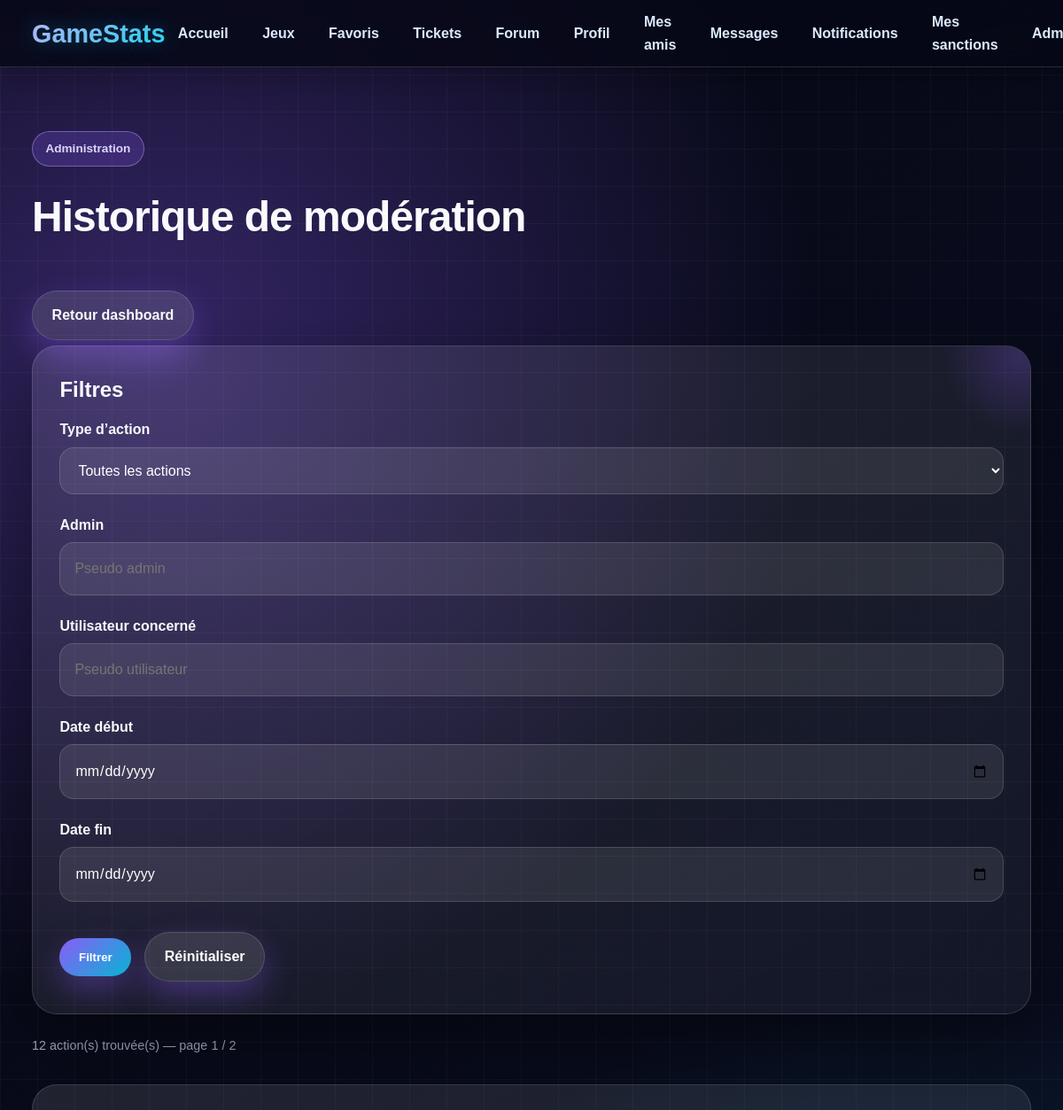
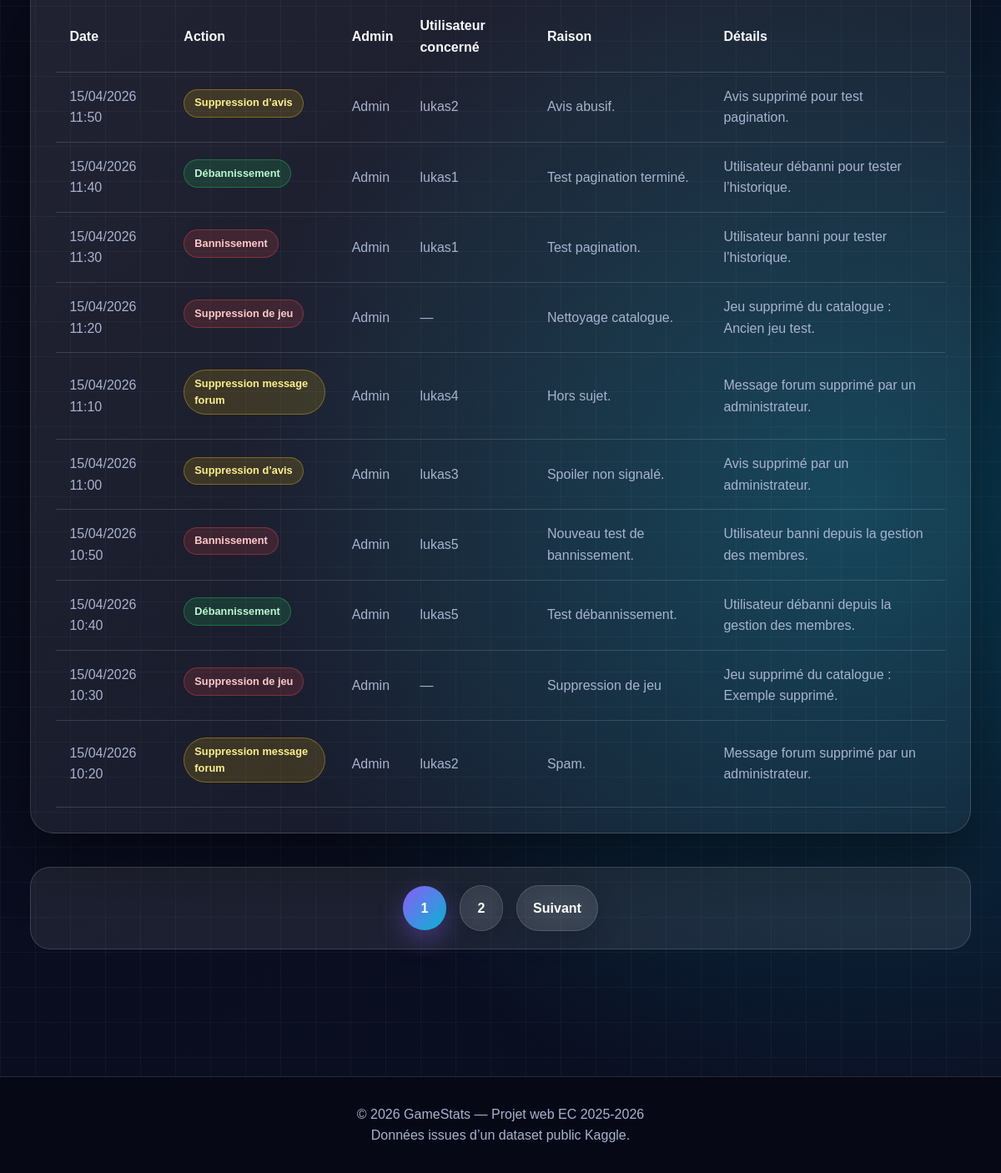
/admin/moderation_history.php (signed in), run on the app's committed database (2 pictures, top to bottom).
### tables this page shows
CREATE TABLE admin_moderation_logs (
    id INT AUTO_INCREMENT PRIMARY KEY,
    admin_id INT NULL,
    target_user_id INT NULL,
    action VARCHAR(100) NOT NULL,
    reason TEXT,
    details TEXT,
    created_at DATETIME DEFAULT CURRENT_TIMESTAMP,
    FOREIGN KEY (admin_id) REFERENCES users(id) ON DELETE SET NULL,
    FOREIGN KEY (target_user_id) REFERENCES users(id) ON DELETE SET NULL
);

CREATE TABLE users (
    id INT AUTO_INCREMENT PRIMARY KEY,
    username VARCHAR(50) NOT NULL UNIQUE,
    email VARCHAR(100) NOT NULL UNIQUE,
    password VARCHAR(255) NOT NULL,
    avatar VARCHAR(255) DEFAULT NULL,
    bio TEXT DEFAULT NULL,
    role ENUM('user', 'admin') DEFAULT 'user',
    is_banned TINYINT(1) DEFAULT 0,
    ban_reason VARCHAR(255) DEFAULT NULL,
    email_verified TINYINT(1) DEFAULT 0,
    email_verification_token VARCHAR(255) DEFAULT NULL,
    email_verified_at DATETIME DEFAULT NULL,
    created_at DATETIME DEFAULT CURRENT_TIMESTAMP
);

### www/admin/moderation_history.php (the view, shortened to what this page needs)
<?php
require_once '../includes/db.php';
function formatModerationAction(string $action): array
{
    return match ($action) {
        'ban_user' => [
            'label' => 'Bannissement',
            'class' => 'status-rejected'
        ],
        'unban_user' => [
            'label' => 'Débannissement',
            'class' => 'status-added'
        ],
        'delete_review' => [
            'label' => 'Suppression d’avis',
            'class' => 'status-pending'
        ],
        'delete_forum_message' => [
            'label' => 'Suppression message forum',
            'class' => 'status-pending'
        ],
        'delete_game' => [
            'label' => 'Suppression de jeu',
            'class' => 'status-rejected'
        ],
        default => [
            'label' => $action,
            'class' => 'status-pending'
        ],
    };
}
$adminFilter = trim($_GET['admin'] ?? '');
$targetFilter = trim($_GET['target'] ?? '');
$dateFrom = $_GET['date_from'] ?? '';
$dateTo = $_GET['date_to'] ?? '';
$page = max(1, (int)($_GET['page'] ?? 1));
$perPage = 10;
$offset = ($page - 1) * $perPage;
$where = [];
$params = [];
$whereSql = !empty($where) ? 'WHERE ' . implode(' AND ', $where) : '';
$countStmt = $pdo->prepare(
    'SELECT COUNT(*)
     FROM admin_moderation_logs
     LEFT JOIN users AS admin ON admin_moderation_logs.admin_id = admin.id
     LEFT JOIN users AS target ON admin_moderation_logs.target_user_id = target.id
     ' . $whereSql
);
$countStmt->execute($params);
$totalLogs = (int)$countStmt->fetchColumn();
$totalPages = max(1, (int)ceil($totalLogs / $perPage));
$stmt = $pdo->prepare(
    'SELECT
        admin_moderation_logs.*,
        admin.username AS admin_username,
        target.username AS target_username
     FROM admin_moderation_logs
     LEFT JOIN users AS admin ON admin_moderation_logs.admin_id = admin.id
     LEFT JOIN users AS target ON admin_moderation_logs.target_user_id = target.id
     ' . $whereSql . '
     ORDER BY admin_moderation_logs.created_at DESC
     LIMIT ' . (int)$perPage . ' OFFSET ' . (int)$offset
);
$stmt->execute($params);
$logs = $stmt->fetchAll();
function buildModerationHistoryPageUrl(int $page): string
{
    $params = $_GET;
    $params['page'] = $page;
    return 'moderation_history.php?' . http_build_query($params);
}
include '../includes/header.php';
?>
<section class="section">
    <div class="container">
        <div class="admin-header">
            <div>
                <span class="eyebrow">Administration</span>
                <h1 class="section-title">Historique de modération</h1>
            </div>
            <a href="dashboard.php" class="btn btn-secondary">Retour dashboard</a>
        </div>
        <div id="adminAjaxContent">
            <div class="info-box">
                <h2>Filtres</h2>
                <form action="moderation_history.php" method="GET" class="admin-filter-form">
                    <div class="form-group">
                        <label for="action">Type d’action</label>
                        <select id="action" name="action">
                            <option value="">Toutes les actions</option>
                        </select>
                    </div>
                    <div class="form-group">
                        <label for="admin">Admin</label>
                        <input
                            type="text"
                            id="admin"
                            name="admin"
                            placeholder="Pseudo admin"
                            value="<?= htmlspecialchars($adminFilter) ?>"
                        >
                    </div>
                    <div class="form-group">
                        <label for="target">Utilisateur concerné</label>
                        <input
                            type="text"
                            id="target"
                            name="target"
                            placeholder="Pseudo utilisateur"
                            value="<?= htmlspecialchars($targetFilter) ?>"
                        >
                    </div>
                    <div class="form-group">
                        <label for="date_from">Date début</label>
                        <input
                            type="date"
                            id="date_from"
                            name="date_from"
                            value="<?= htmlspecialchars($dateFrom) ?>"
                        >
                    </div>
                    <div class="form-group">
                        <label for="date_to">Date fin</label>
                        <input
                            type="date"
                            id="date_to"
                            name="date_to"
                            value="<?= htmlspecialchars($dateTo) ?>"
                        >
                    </div>
                    <button class="btn" type="submit">Filtrer</button>
                    <a href="moderation_history.php" class="btn btn-secondary">Réinitialiser</a>
                </form>
            </div>
            <p class="form-help" style="margin: 1.5rem 0;">
                <?= htmlspecialchars($totalLogs) ?> action(s) trouvée(s)
                — page <?= htmlspecialchars($page) ?> / <?= htmlspecialchars($totalPages) ?>
            </p>
            <div class="table-wrapper" style="margin-top: 2rem;">
                <table>
                    <thead>
                        <tr>
                            <th>Date</th>
                            <th>Action</th>
                            <th>Admin</th>
                            <th>Utilisateur concerné</th>
                            <th>Raison</th>
                            <th>Détails</th>
                        </tr>
                    </thead>
                    <tbody>
                        <?php foreach ($logs as $log): ?>
                            <?php $action = formatModerationAction($log['action']); ?>
                            <tr>
                                <td><?= htmlspecialchars(date('d/m/Y H:i', strtotime($log['created_at']))) ?></td>
                                <td>
                                    <span class="status-badge <?= htmlspecialchars($action['class']) ?>">
                                        <?= htmlspecialchars($action['label']) ?>
                                    </span>
                                </td>
                                <td>
                                    <?= htmlspecialchars($log['admin_username'] ?? 'Admin supprimé') ?>
                                </td>
                                <td>
                                    <?= htmlspecialchars($log['target_username'] ?? '—') ?>
                                </td>
                                <td>
                                    <?= !empty($log['reason'])
                                        ? nl2br(htmlspecialchars($log['reason']))
                                        : '—' ?>
                                </td>
                                <td>
                                    <?= !empty($log['details'])
                                        ? nl2br(htmlspecialchars($log['details']))
                                        : '—' ?>
                                </td>
                            </tr>
                        <?php endforeach; ?>
                    </tbody>
                </table>
            </div>
            <?php if ($totalPages > 1): ?>
                <div class="catalog-pagination">
                    <?php for ($i = 1; $i <= $totalPages; $i++): ?>
                        <a
                            href="<?= htmlspecialchars(buildModerationHistoryPageUrl($i)) ?>"
                            class="pagination-link <?= $i === $page ? 'pagination-active' : '' ?>"
                        >
                            <?= htmlspecialchars($i) ?>
                        </a>
                    <?php endfor; ?>
                    <?php if ($page < $totalPages): ?>
                        <a href="<?= htmlspecialchars(buildModerationHistoryPageUrl($page + 1)) ?>" class="pagination-link">
                            Suivant
                        </a>
                    <?php endif; ?>
                </div>
            <?php endif; ?>
        </div>
    </div>
</section>
<?php include '../includes/footer.php'; ?>

### data on the page
admin_moderation_logs: created_at "15/04/2026 11:50", action "Suppression d’avis", admin.username "Admin", target_user.username "lukas2", reason "Avis abusif.", details "Avis supprimé pour test pagination."
admin_moderation_logs: created_at "15/04/2026 11:40", action "Débannissement", admin.username "Admin", target_user.username "lukas1", reason "Test pagination terminé.", details "Utilisateur débanni pour tester l’historique."
admin_moderation_logs: created_at "15/04/2026 11:30", action "Bannissement", admin.username "Admin", target_user.username "lukas1", reason "Test pagination.", details "Utilisateur banni pour tester l’historique."
admin_moderation_logs: created_at "15/04/2026 11:20", action "Suppression de jeu", admin.username "Admin", target_username "—", reason "Nettoyage catalogue.", details "Jeu supprimé du catalogue : Ancien jeu test."
admin_moderation_logs: created_at "15/04/2026 11:10", action "Suppression message forum", admin.username "Admin", target_user.username "lukas4", reason "Hors sujet.", details "Message forum supprimé par un administrateur."
admin_moderation_logs: created_at "15/04/2026 11:00", action "Suppression d’avis", admin.username "Admin", target_user.username "lukas3", reason "Spoiler non signalé.", details "Avis supprimé par un administrateur."
admin_moderation_logs: created_at "15/04/2026 10:50", action "Bannissement", admin.username "Admin", target_user.username "lukas5", reason "Nouveau test de bannissement.", details "Utilisateur banni depuis la gestion des membres."
admin_moderation_logs: created_at "15/04/2026 10:40", action "Débannissement", admin.username "Admin", target_user.username "lukas5", reason "Test débannissement.", details "Utilisateur débanni depuis la gestion des membres."
admin_moderation_logs: created_at "15/04/2026 10:30", action "Suppression de jeu", admin.username "Admin", target_username "—", reason "Suppression de jeu", details "Jeu supprimé du catalogue : Exemple supprimé."
admin_moderation_logs: created_at "15/04/2026 10:20", action "Suppression message forum", admin.username "Admin", target_user.username "lukas2", reason "Spam.", details "Message forum supprimé par un administrateur."

### other printed values
$totalLogs "12"
$page "1"
$totalPages "2"
